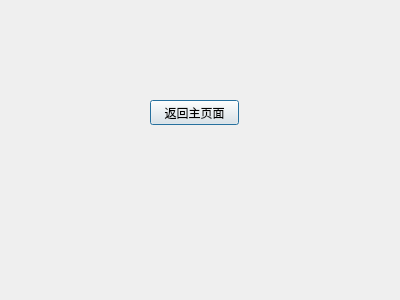
<?xml version="1.0" encoding="UTF-8"?>
<ui version="4.0">
 <class>SettingWindow</class>
 <widget class="QDialog" name="SettingWindow">
  <property name="geometry">
   <rect>
    <x>0</x>
    <y>0</y>
    <width>400</width>
    <height>300</height>
   </rect>
  </property>
  <property name="windowTitle">
   <string>Dialog</string>
  </property>
  <widget class="QPushButton" name="mainPage">
   <property name="geometry">
    <rect>
     <x>150</x>
     <y>100</y>
     <width>89</width>
     <height>25</height>
    </rect>
   </property>
   <property name="text">
    <string>返回主页面</string>
   </property>
  </widget>
 </widget>
 <resources/>
 <connections/>
</ui>
